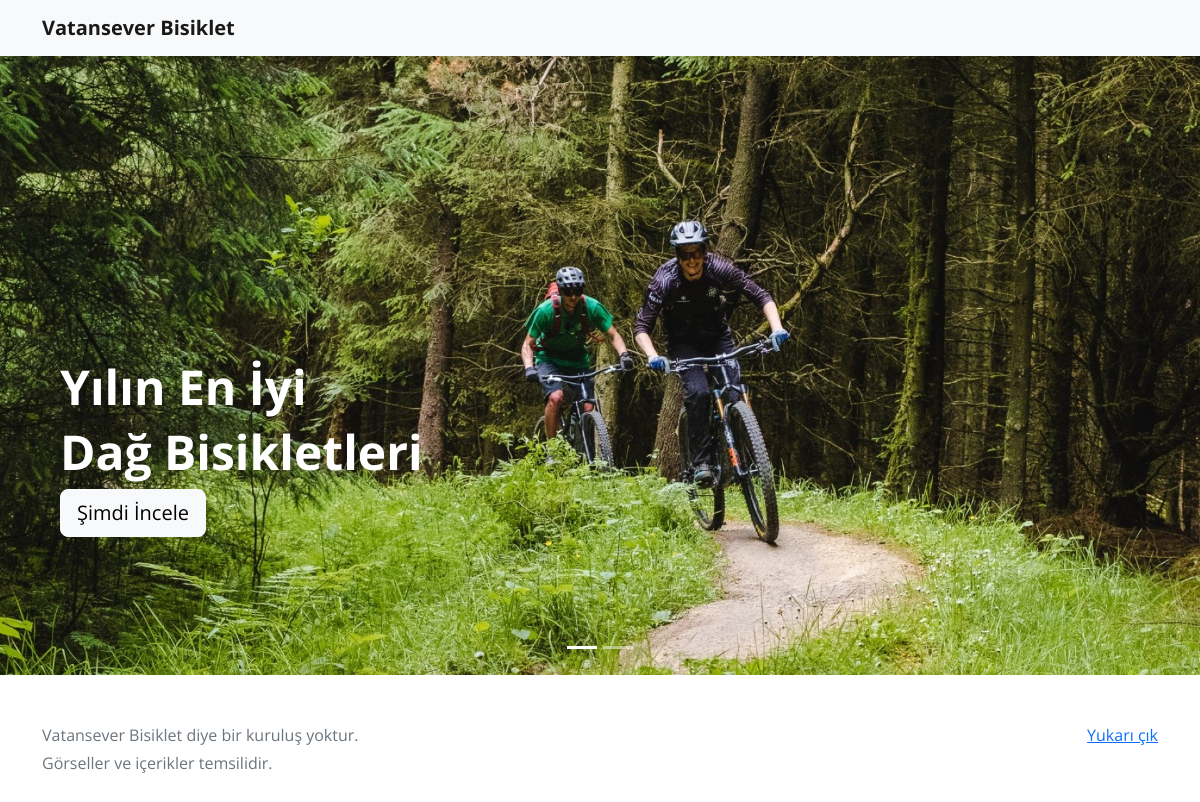
The page / on the database its author committed.
### tables this page shows
CREATE TABLE `anasayfa` (
  `carousel_sira` int(11) DEFAULT NULL,
  `carousel_baslik` varchar(100) DEFAULT NULL,
  `carousel_baslik_2` varchar(100) DEFAULT NULL,
  `carousel_resim` varchar(100) DEFAULT NULL,
  `carousel_buton` varchar(100) DEFAULT NULL,
  `form_action` varchar(100) DEFAULT NULL,
  `form_input_id` varchar(100) DEFAULT NULL,
  `form_input_name` varchar(100) DEFAULT NULL,
  `form_input_value` varchar(100) DEFAULT NULL,
  `carousel_active` varchar(100) DEFAULT NULL
);

### index.php (the view, shortened to what this page needs)
<!doctype html>
<?php
include('baglan.php');
?>
<html lang="en">
  <head>
    <link href="assets/dist/css/bootstrap.min.css" rel="stylesheet">
    <link href="css/style.css" rel="stylesheet">
</head>
<body>
<?php
include('header.php');
$sql = "SELECT * FROM anasayfa ORDER BY carousel_sira ASC";
?>
<main>
<div id="carouselExampleIndicators" class="carousel slide carousel-fade" data-bs-ride="carousel" >
    <div class="carousel-indicators">
        <?php
        $carouselSorgu = mysqli_query($conn,$sql);
        $testitem = range(0,mysqli_num_rows($carouselSorgu)-1);
        foreach ($testitem as $slayt) {
            ?>
            <button type="button" data-bs-target="#carouselExampleIndicators" data-bs-slide-to="<?php echo "$slayt";?>"  <?php if ($slayt == 0) echo "class='active' aria-current='true'"; ?> aria-label="Slide"></button>
            <?php
        }
        ?>
    </div>
    <div class="carousel-inner">
    <?php
    $carouselSorgu = mysqli_query($conn,$sql);
    while ($slayt = mysqli_fetch_array($carouselSorgu)) {
        ?>
        <div class="carousel-item <?php if ($slayt[0]== 1) echo "active"; ?>">
            <img src="img/<?php echo "$slayt[3]"; ?>" width="100%">
            <div class="carousel-caption">
                <h3><?php echo "$slayt[1]"; ?></h3>
                <h3><?php echo "$slayt[2]"; ?></h3>
                <form action="<?php echo "$slayt[5]"; ?>" method="post">
                <button type="submit" class="btn btn-lg btn-block btn-light" for="<?php echo "$slayt[6]"; ?>"><?php echo "$slayt[4]"; ?></button>
                </form>
            </div>
        </div>
        <?php
    }
    ?>
</div>
</main>
<?php
include('footer.php');
?>
  </body>
</html>

### css/style.css (style rules this page uses)
body { font-family: 'Open Sans', sans-serif; }
.carousel-caption { top: 50%; left: 5%; text-align: left; }
.carousel-caption h3 { font-weight: 700; font-size: 300%; }

### rows shown on the page
anasayfa: carousel_resim (picture), carousel_baslik "Yılın En İyi", carousel_baslik_2 "Dağ Bisikletleri", carousel_buton "Şimdi İncele"
